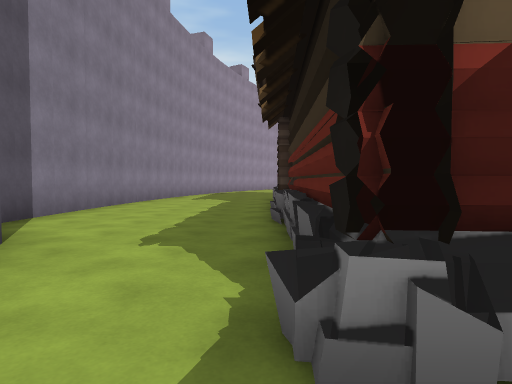
View 1 (above)

24 first-person views from a walk through a 3-D level made in the Unity game engine. The camera is 1.2 m above the floor, tilts 2° down and sees 75° across. Doors are open. The floor is counted in squares, 2 m on a side. Each view is taken from the middle of a square. On the plan, view 1 faces up. The plan holds only what a view shows up to about 10 squares ahead; the rest is blank. The place goes on beyond the plan. The player is left out. Some animated figures are left out. Some surface patterns are stand-ins.

View 2
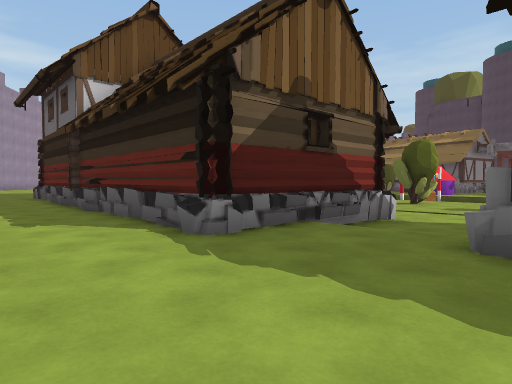

View 3
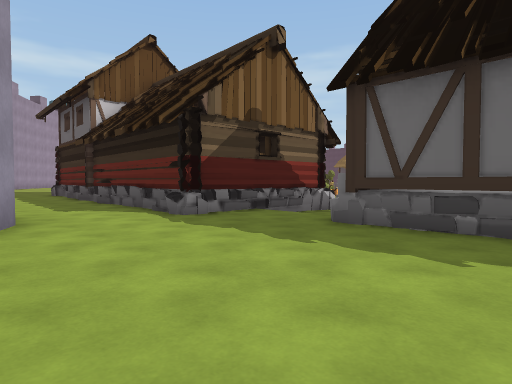

View 4
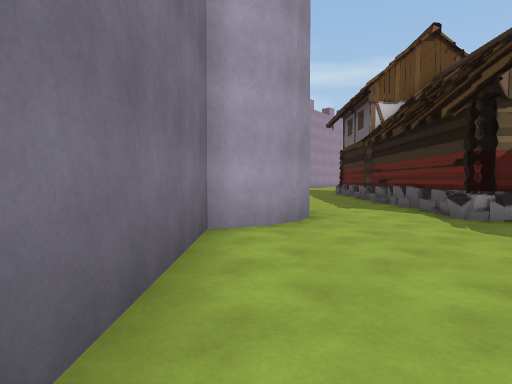

View 5
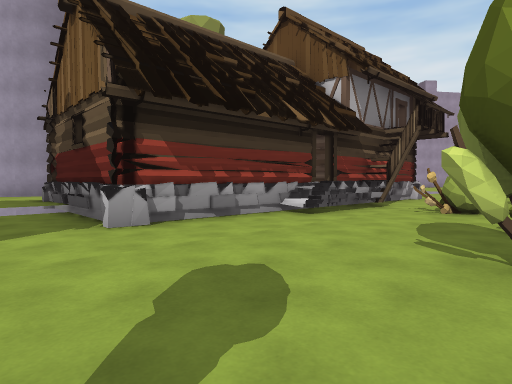

View 6
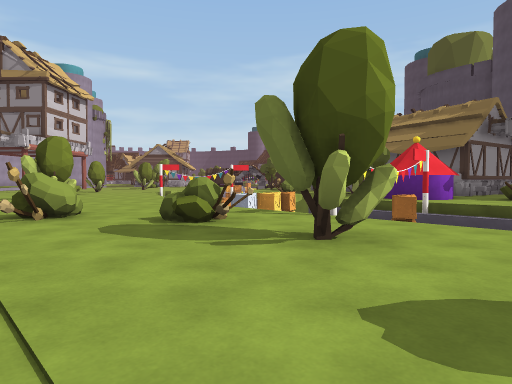

View 7
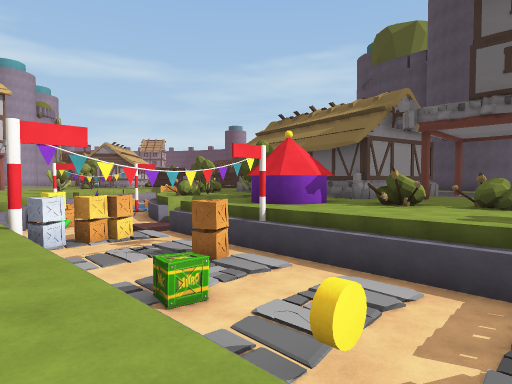

View 8
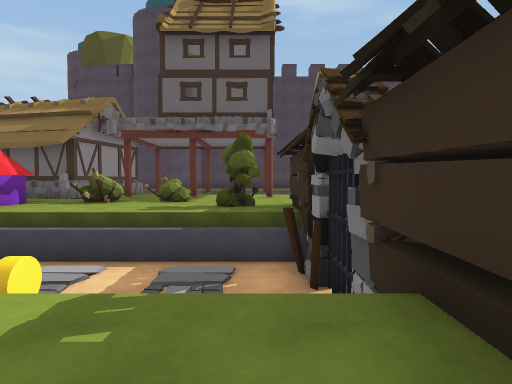

View 9
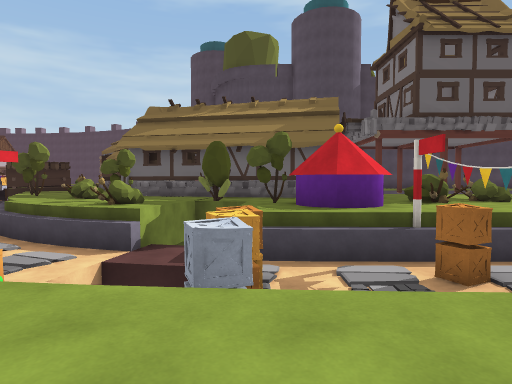

View 10
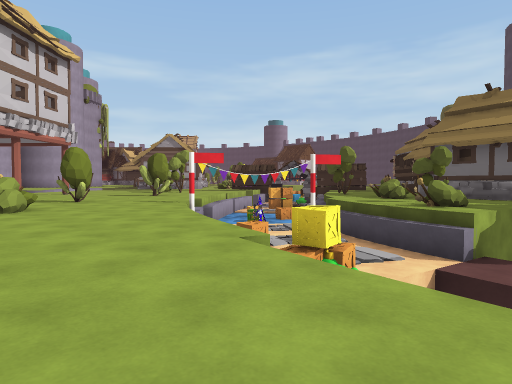

View 11
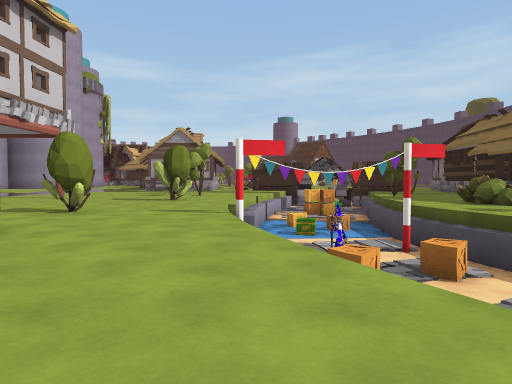

View 12
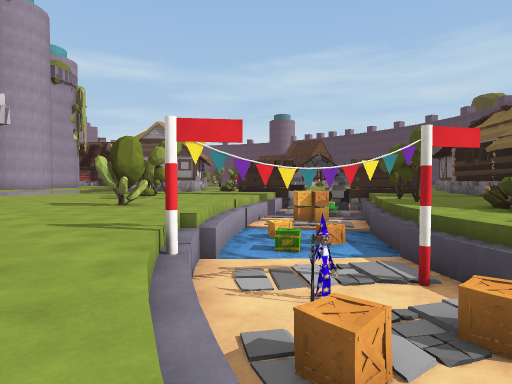

View 13
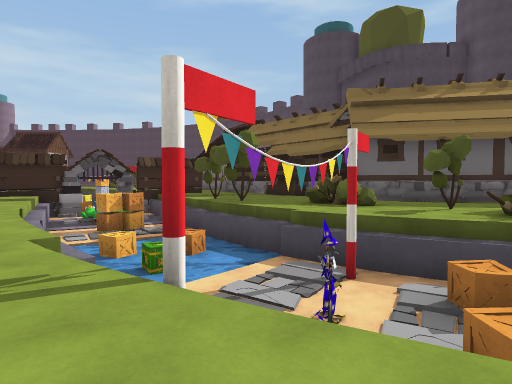

View 14
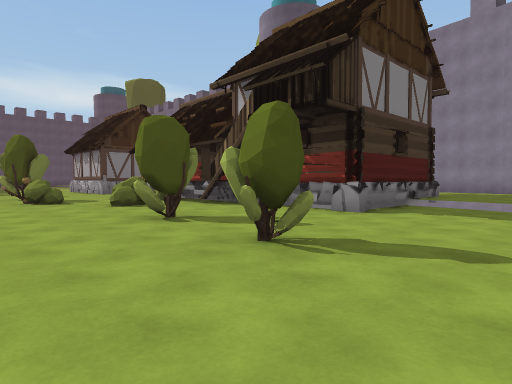

View 15
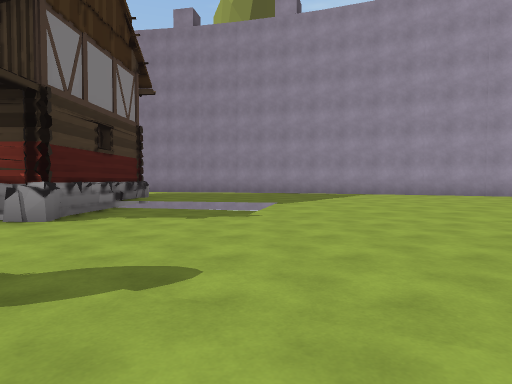

View 16
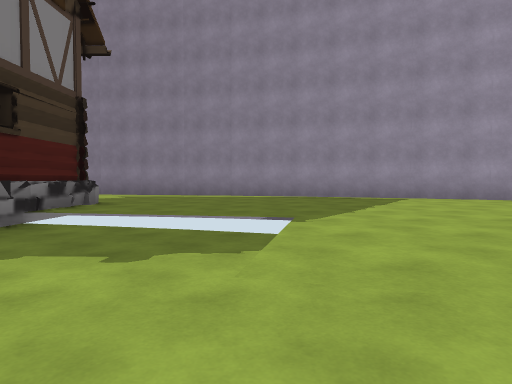

View 17
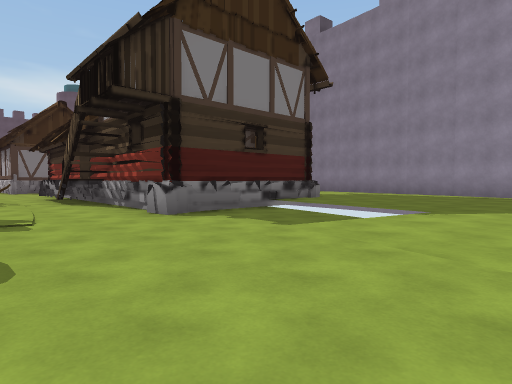

View 18
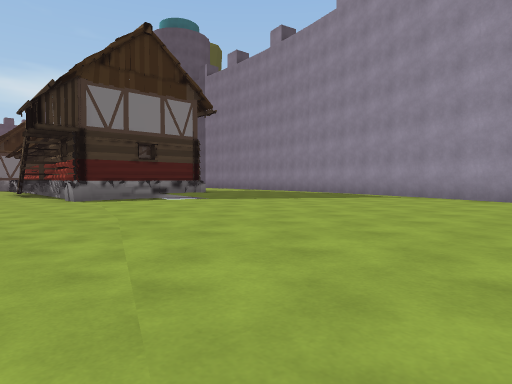

View 19
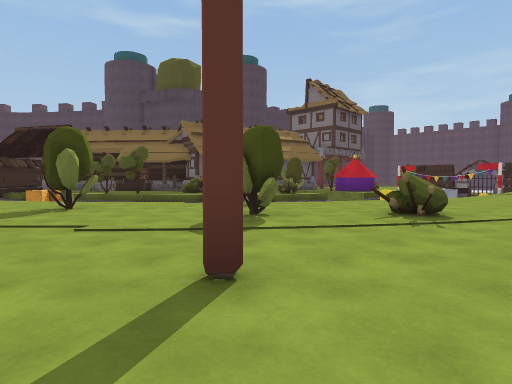

View 20
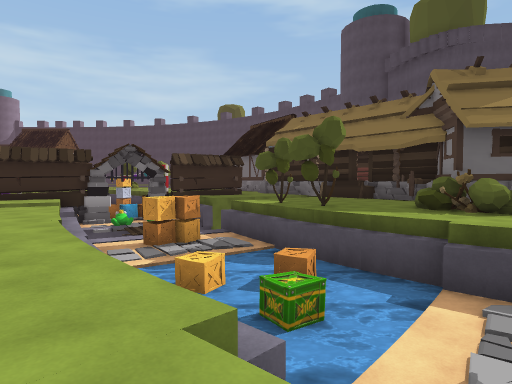

View 21
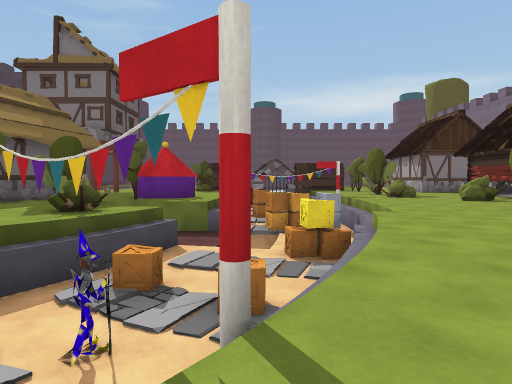

View 22
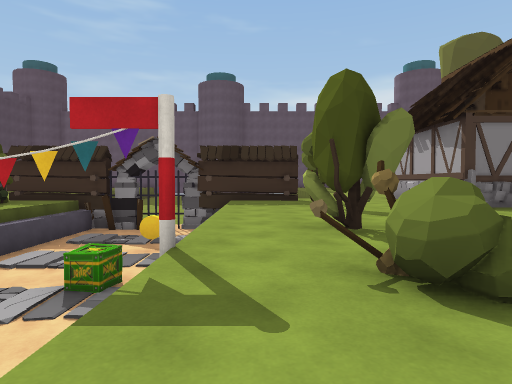

View 23
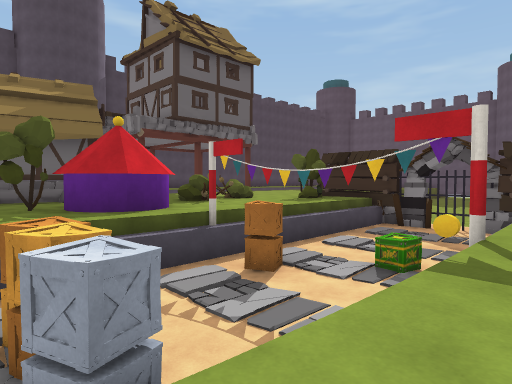

View 24
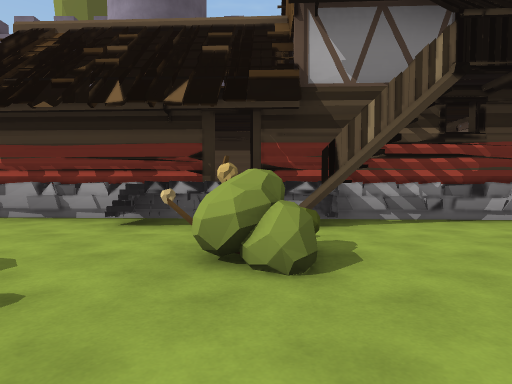

### Floor plan
Key: @ floor where view 1 was taken; # wall or solid block; . main floor; : floor 0.25 m higher than the main floor; / step, stairs or slope; = window, fence, low wall or low ledge; ≈ water the walk keeps out of; ^ raised ledge; v drop or lower ground; O other object.
Columns run from 4 left of view 1 to 24 right of it. Each row starts with its distance up from view 1.
 21     #:  ::::/..O.....   ..  v
 20    ##:::::::..O........../O v
 19    #:::::::/.......OO...Ovvvv
 18   ##:::::::/..........≈≈vOO
 17   #::::::::.....O....≈≈≈≈vOvO
 16   #:::::::/...O.....≈≈≈O≈≈vO^
 15  ##:::::::/...O...Ovv≈≈O≈^^O^
 14  #:::::///........vvvv≈≈^^O^^
 13  #:::::...........vvvO^^^O^^^
 12  #:::::.....OO...vvvv^^^OO^^^
 11  #:::OOOOO....../vvvv^^^O^##O
 10 ##:::OOOO#....../Ovv^OOO^^#
  9 #::::O OOO..OO./OOvv^OO^^^#
  8 #::::O OOO...../vv vv=^O^^#
  7 #::::OOOOO...../Ovvvv  O^#
  6 #::::OOOOO.OO../OOO^^^#^^^
  5 #::::OOOOO.O...vvvv^^##^^#
  4  ::::OOOOO...O.vvvv^^    #
  3  #:::OOOO.....OOvvOO^#^^
  2  #:::OOOO....O.vvvv^^^OO
  1 ##::OOOOO......vvvv^^^OO^^
  0 #:::@:/........vvvv^^^O#^^
 -1 #::::///....O..vOvv^^^OO O
 -2 #::::##### ..O.vvvv^^O^
 -3 #::::##  # .O..vvvv^OO^^
 -4  ::::    #   ####v####^^

Where each view was taken, in squares from view 1:
view 1: 0 up, 0 right, facing up
view 2: 2 down, 2 left, facing up-right
view 3: 4 down, 3 left, facing up-right
view 4: 4 down, 3 left, facing up
view 5: 1 down, 9 right, facing up-left
view 6: 0 up, 6 right, facing up-right
view 7: 2 down, 10 right, facing up-right
view 8: 3 down, 9 right, facing right
view 9: 6 up, 9 right, facing right
view 10: 7 up, 9 right, facing up-right
view 11: 10 up, 10 right, facing up-right
view 12: 11 up, 12 right, facing up-right
view 13: 14 up, 12 right, facing right
view 14: 14 up, 11 right, facing down-left
view 15: 14 up, 10 right, facing left
view 16: 14 up, 7 right, facing left
view 17: 16 up, 8 right, facing down-left
view 18: 21 up, 8 right, facing down-left
view 19: 21 up, 8 right, facing down-right
view 20: 16 up, 14 right, facing right
view 21: 16 up, 14 right, facing down
view 22: 6 up, 10 right, facing down
view 23: 7 up, 10 right, facing down-right
view 24: 6 up, 10 right, facing left
